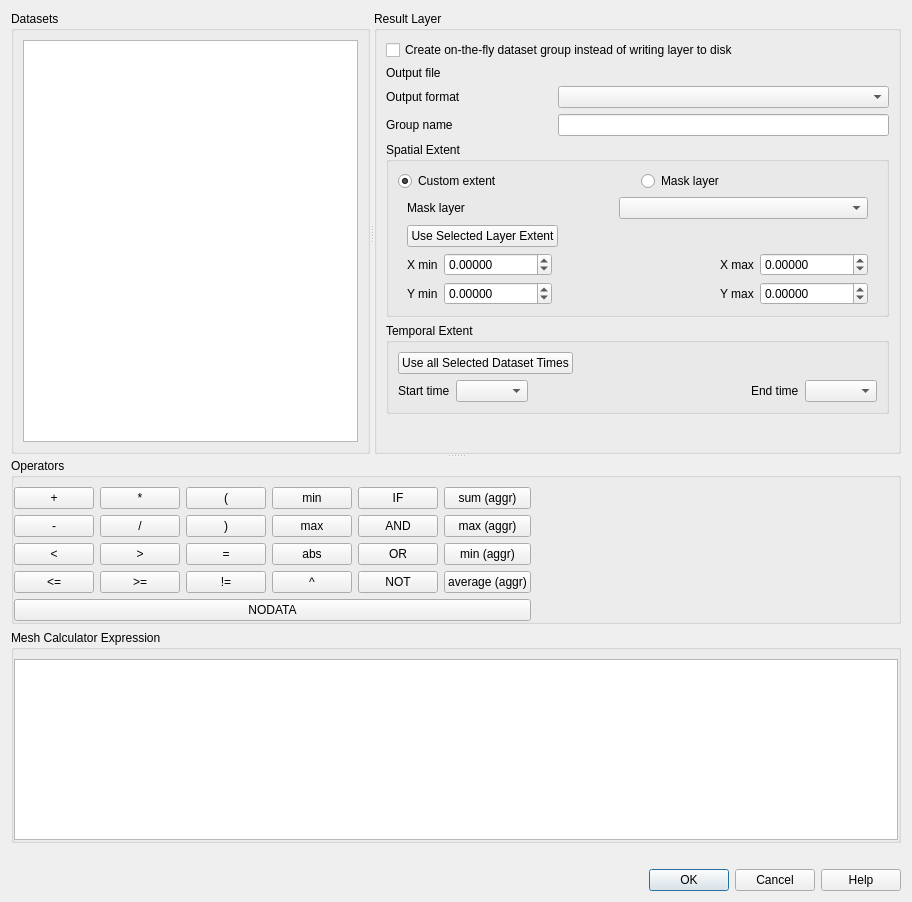
<?xml version="1.0" encoding="UTF-8"?>
<ui version="4.0">
 <class>QgsMeshCalculatorDialogBase</class>
 <widget class="QDialog" name="QgsMeshCalculatorDialogBase">
  <property name="geometry">
   <rect>
    <x>0</x>
    <y>0</y>
    <width>912</width>
    <height>902</height>
   </rect>
  </property>
  <property name="windowTitle">
   <string>Mesh Calculator</string>
  </property>
  <layout class="QVBoxLayout" name="verticalLayout_3">
   <item>
    <widget class="QSplitter" name="splitter_2">
     <property name="orientation">
      <enum>Qt::Vertical</enum>
     </property>
     <widget class="QSplitter" name="splitter">
      <property name="orientation">
       <enum>Qt::Horizontal</enum>
      </property>
      <widget class="QGroupBox" name="mRasterBandsGroupBox">
       <property name="title">
        <string>Datasets</string>
       </property>
       <layout class="QGridLayout" name="gridLayout_2">
        <item row="0" column="0">
         <widget class="QListView" name="mDatasetsListWidget"/>
        </item>
       </layout>
      </widget>
      <widget class="QGroupBox" name="mResultGroupBox">
       <property name="title">
        <string>Result Layer</string>
       </property>
       <layout class="QVBoxLayout" name="verticalLayout_4">
        <item>
         <layout class="QGridLayout" name="gridLayout_5">
          <item row="0" column="0" colspan="3">
           <widget class="QCheckBox" name="mUseVirtualProviderCheckBox">
            <property name="layoutDirection">
             <enum>Qt::LeftToRight</enum>
            </property>
            <property name="text">
             <string>Create on-the-fly dataset group instead of writing layer to disk</string>
            </property>
            <property name="tristate">
             <bool>false</bool>
            </property>
           </widget>
          </item>
          <item row="3" column="0">
           <widget class="QLabel" name="mOutputFormatLabel_2">
            <property name="text">
             <string>Group name</string>
            </property>
           </widget>
          </item>
          <item row="2" column="0">
           <widget class="QLabel" name="mOutputFormatLabel">
            <property name="text">
             <string>Output format</string>
            </property>
           </widget>
          </item>
          <item row="1" column="1" colspan="2">
           <widget class="QgsFileWidget" name="mOutputDatasetFileWidget" native="true"/>
          </item>
          <item row="2" column="1" colspan="2">
           <widget class="QComboBox" name="mOutputFormatComboBox"/>
          </item>
          <item row="3" column="1" colspan="2">
           <widget class="QLineEdit" name="mOutputGroupNameLineEdit"/>
          </item>
          <item row="1" column="0">
           <widget class="QLabel" name="mOutputDatasetFileLabel">
            <property name="text">
             <string>Output file</string>
            </property>
           </widget>
          </item>
         </layout>
        </item>
        <item>
         <widget class="QGroupBox" name="groupBox_3">
          <property name="title">
           <string>Spatial Extent</string>
          </property>
          <layout class="QVBoxLayout" name="verticalLayout_5">
           <item>
            <widget class="QWidget" name="horizontalWidget" native="true">
             <layout class="QHBoxLayout" name="horizontalLayout_5">
              <property name="leftMargin">
               <number>0</number>
              </property>
              <property name="topMargin">
               <number>0</number>
              </property>
              <property name="rightMargin">
               <number>0</number>
              </property>
              <property name="bottomMargin">
               <number>0</number>
              </property>
              <item>
               <widget class="QRadioButton" name="useExtentCb">
                <property name="text">
                 <string>Custom extent</string>
                </property>
                <property name="checked">
                 <bool>true</bool>
                </property>
                <attribute name="buttonGroup">
                 <string notr="true">buttonGroup</string>
                </attribute>
               </widget>
              </item>
              <item>
               <widget class="QRadioButton" name="useMaskCb">
                <property name="toolTip">
                 <string>Clips the datasets using features from vector polygon layer.</string>
                </property>
                <property name="text">
                 <string>Mask layer</string>
                </property>
                <attribute name="buttonGroup">
                 <string notr="true">buttonGroup</string>
                </attribute>
               </widget>
              </item>
             </layout>
            </widget>
           </item>
           <item>
            <widget class="QWidget" name="maskBox" native="true">
             <layout class="QHBoxLayout" name="maskBoxLayout" stretch="0,0">
              <property name="topMargin">
               <number>0</number>
              </property>
              <property name="bottomMargin">
               <number>0</number>
              </property>
              <item>
               <widget class="QLabel" name="label_3">
                <property name="minimumSize">
                 <size>
                  <width>206</width>
                  <height>0</height>
                 </size>
                </property>
                <property name="text">
                 <string>Mask layer</string>
                </property>
               </widget>
              </item>
              <item>
               <widget class="QgsMapLayerComboBox" name="cboLayerMask">
                <property name="sizePolicy">
                 <sizepolicy hsizetype="Expanding" vsizetype="Fixed">
                  <horstretch>0</horstretch>
                  <verstretch>0</verstretch>
                 </sizepolicy>
                </property>
                <property name="editable">
                 <bool>false</bool>
                </property>
               </widget>
              </item>
             </layout>
            </widget>
           </item>
           <item>
            <widget class="QWidget" name="extendBox" native="true">
             <property name="sizePolicy">
              <sizepolicy hsizetype="Minimum" vsizetype="Minimum">
               <horstretch>0</horstretch>
               <verstretch>0</verstretch>
              </sizepolicy>
             </property>
             <layout class="QGridLayout" name="gridLayout_3">
              <property name="topMargin">
               <number>0</number>
              </property>
              <property name="bottomMargin">
               <number>0</number>
              </property>
              <item row="2" column="4">
               <widget class="QgsDoubleSpinBox" name="mXMaxSpinBox">
                <property name="decimals">
                 <number>5</number>
                </property>
                <property name="minimum">
                 <double>-999999999.000000000000000</double>
                </property>
                <property name="maximum">
                 <double>999999999.000000000000000</double>
                </property>
               </widget>
              </item>
              <item row="3" column="0">
               <widget class="QLabel" name="mYMinLabel">
                <property name="text">
                 <string>Y min</string>
                </property>
               </widget>
              </item>
              <item row="2" column="3">
               <widget class="QLabel" name="mXMaxLabel">
                <property name="text">
                 <string>X max</string>
                </property>
               </widget>
              </item>
              <item row="3" column="1">
               <widget class="QgsDoubleSpinBox" name="mYMinSpinBox">
                <property name="decimals">
                 <number>5</number>
                </property>
                <property name="minimum">
                 <double>-999999999.000000000000000</double>
                </property>
                <property name="maximum">
                 <double>999999999.000000000000000</double>
                </property>
               </widget>
              </item>
              <item row="3" column="3">
               <widget class="QLabel" name="mYMaxLabel">
                <property name="text">
                 <string>Y max</string>
                </property>
               </widget>
              </item>
              <item row="2" column="1">
               <widget class="QgsDoubleSpinBox" name="mXMinSpinBox">
                <property name="decimals">
                 <number>5</number>
                </property>
                <property name="minimum">
                 <double>-999999999.000000000000000</double>
                </property>
                <property name="maximum">
                 <double>999999999.000000000000000</double>
                </property>
               </widget>
              </item>
              <item row="3" column="4">
               <widget class="QgsDoubleSpinBox" name="mYMaxSpinBox">
                <property name="decimals">
                 <number>5</number>
                </property>
                <property name="minimum">
                 <double>-999999999.000000000000000</double>
                </property>
                <property name="maximum">
                 <double>999999999.000000000000000</double>
                </property>
               </widget>
              </item>
              <item row="2" column="0">
               <widget class="QLabel" name="mXMinLabel">
                <property name="text">
                 <string>X min</string>
                </property>
               </widget>
              </item>
              <item row="1" column="0" colspan="5">
               <layout class="QHBoxLayout" name="horizontalLayout">
                <item>
                 <widget class="QPushButton" name="mCurrentLayerExtentButton">
                  <property name="text">
                   <string>Use Selected Layer Extent</string>
                  </property>
                 </widget>
                </item>
                <item>
                 <spacer name="horizontalSpacer_3">
                  <property name="orientation">
                   <enum>Qt::Horizontal</enum>
                  </property>
                  <property name="sizeHint" stdset="0">
                   <size>
                    <width>40</width>
                    <height>20</height>
                   </size>
                  </property>
                 </spacer>
                </item>
               </layout>
              </item>
              <item row="2" column="2">
               <spacer name="horizontalSpacer_4">
                <property name="orientation">
                 <enum>Qt::Horizontal</enum>
                </property>
                <property name="sizeHint" stdset="0">
                 <size>
                  <width>40</width>
                  <height>20</height>
                 </size>
                </property>
               </spacer>
              </item>
             </layout>
            </widget>
           </item>
          </layout>
         </widget>
        </item>
        <item>
         <widget class="QGroupBox" name="groupBox_2">
          <property name="title">
           <string>Temporal Extent</string>
          </property>
          <layout class="QGridLayout" name="gridLayout_6">
           <item row="1" column="2">
            <spacer name="horizontalSpacer">
             <property name="orientation">
              <enum>Qt::Horizontal</enum>
             </property>
             <property name="sizeHint" stdset="0">
              <size>
               <width>10</width>
               <height>20</height>
              </size>
             </property>
            </spacer>
           </item>
           <item row="1" column="3">
            <widget class="QLabel" name="label_2">
             <property name="text">
              <string>End time</string>
             </property>
            </widget>
           </item>
           <item row="1" column="0">
            <widget class="QLabel" name="label">
             <property name="text">
              <string>Start time</string>
             </property>
            </widget>
           </item>
           <item row="1" column="1">
            <widget class="QComboBox" name="mStartTimeComboBox"/>
           </item>
           <item row="1" column="4">
            <widget class="QComboBox" name="mEndTimeComboBox"/>
           </item>
           <item row="0" column="0" colspan="5">
            <layout class="QHBoxLayout" name="horizontalLayout_2">
             <item>
              <widget class="QPushButton" name="mAllTimesButton">
               <property name="text">
                <string>Use all Selected Dataset Times</string>
               </property>
              </widget>
             </item>
             <item>
              <spacer name="horizontalSpacer_2">
               <property name="orientation">
                <enum>Qt::Horizontal</enum>
               </property>
               <property name="sizeHint" stdset="0">
                <size>
                 <width>40</width>
                 <height>20</height>
                </size>
               </property>
              </spacer>
             </item>
            </layout>
           </item>
          </layout>
         </widget>
        </item>
        <item>
         <spacer name="verticalSpacer">
          <property name="orientation">
           <enum>Qt::Vertical</enum>
          </property>
          <property name="sizeHint" stdset="0">
           <size>
            <width>20</width>
            <height>40</height>
           </size>
          </property>
         </spacer>
        </item>
       </layout>
      </widget>
     </widget>
     <widget class="QWidget" name="verticalLayoutWidget">
      <layout class="QVBoxLayout" name="verticalLayout">
       <item>
        <widget class="QgsCollapsibleGroupBox" name="mOperatorsGroupBox">
         <property name="title">
          <string>Operators</string>
         </property>
         <layout class="QGridLayout" name="gridLayout">
          <property name="leftMargin">
           <number>0</number>
          </property>
          <property name="rightMargin">
           <number>0</number>
          </property>
          <property name="bottomMargin">
           <number>0</number>
          </property>
          <item row="0" column="0">
           <widget class="QPushButton" name="mPlusPushButton">
            <property name="text">
             <string>+</string>
            </property>
           </widget>
          </item>
          <item row="0" column="1">
           <widget class="QPushButton" name="mMultiplyPushButton">
            <property name="text">
             <string>*</string>
            </property>
           </widget>
          </item>
          <item row="0" column="2">
           <widget class="QPushButton" name="mOpenBracketPushButton">
            <property name="text">
             <string>(</string>
            </property>
           </widget>
          </item>
          <item row="0" column="3">
           <widget class="QPushButton" name="mMinButton">
            <property name="text">
             <string>min</string>
            </property>
           </widget>
          </item>
          <item row="0" column="4">
           <widget class="QPushButton" name="mIfButton">
            <property name="text">
             <string>IF</string>
            </property>
           </widget>
          </item>
          <item row="0" column="5">
           <widget class="QPushButton" name="mSumAggrButton">
            <property name="text">
             <string>sum (aggr)</string>
            </property>
           </widget>
          </item>
          <item row="0" column="6">
           <spacer name="horizontalSpacer_1">
            <property name="orientation">
             <enum>Qt::Horizontal</enum>
            </property>
            <property name="sizeHint" stdset="0">
             <size>
              <width>40</width>
              <height>20</height>
             </size>
            </property>
           </spacer>
          </item>
          <item row="1" column="0">
           <widget class="QPushButton" name="mMinusPushButton">
            <property name="text">
             <string>-</string>
            </property>
           </widget>
          </item>
          <item row="1" column="1">
           <widget class="QPushButton" name="mDividePushButton">
            <property name="text">
             <string>/</string>
            </property>
           </widget>
          </item>
          <item row="1" column="2">
           <widget class="QPushButton" name="mCloseBracketPushButton">
            <property name="text">
             <string>)</string>
            </property>
           </widget>
          </item>
          <item row="1" column="3">
           <widget class="QPushButton" name="mMaxButton">
            <property name="text">
             <string>max</string>
            </property>
           </widget>
          </item>
          <item row="1" column="4">
           <widget class="QPushButton" name="mAndButton">
            <property name="text">
             <string>AND</string>
            </property>
           </widget>
          </item>
          <item row="1" column="5">
           <widget class="QPushButton" name="mMaxAggrButton">
            <property name="text">
             <string>max (aggr)</string>
            </property>
           </widget>
          </item>
          <item row="2" column="0">
           <widget class="QPushButton" name="mLessButton">
            <property name="text">
             <string>&lt;</string>
            </property>
           </widget>
          </item>
          <item row="2" column="1">
           <widget class="QPushButton" name="mGreaterButton">
            <property name="text">
             <string>&gt;</string>
            </property>
           </widget>
          </item>
          <item row="2" column="2">
           <widget class="QPushButton" name="mEqualButton">
            <property name="text">
             <string>=</string>
            </property>
           </widget>
          </item>
          <item row="2" column="3">
           <widget class="QPushButton" name="mAbsButton">
            <property name="text">
             <string>abs</string>
            </property>
           </widget>
          </item>
          <item row="2" column="4">
           <widget class="QPushButton" name="mOrButton">
            <property name="text">
             <string>OR</string>
            </property>
           </widget>
          </item>
          <item row="2" column="5">
           <widget class="QPushButton" name="mMinAggrButton">
            <property name="text">
             <string>min (aggr)</string>
            </property>
           </widget>
          </item>
          <item row="3" column="0">
           <widget class="QPushButton" name="mLesserEqualButton">
            <property name="text">
             <string>&lt;=</string>
            </property>
           </widget>
          </item>
          <item row="3" column="1">
           <widget class="QPushButton" name="mGreaterEqualButton">
            <property name="text">
             <string>&gt;=</string>
            </property>
           </widget>
          </item>
          <item row="3" column="2">
           <widget class="QPushButton" name="mNotEqualButton">
            <property name="text">
             <string>!=</string>
            </property>
           </widget>
          </item>
          <item row="3" column="3">
           <widget class="QPushButton" name="mPowButton">
            <property name="text">
             <string>^</string>
            </property>
           </widget>
          </item>
          <item row="3" column="4">
           <widget class="QPushButton" name="mNotButton">
            <property name="text">
             <string>NOT</string>
            </property>
           </widget>
          </item>
          <item row="3" column="5">
           <widget class="QPushButton" name="mAverageAggrButton">
            <property name="text">
             <string>average (aggr)</string>
            </property>
           </widget>
          </item>
          <item row="4" column="0" colspan="6">
           <widget class="QPushButton" name="mNoDataButton">
            <property name="text">
             <string>NODATA</string>
            </property>
           </widget>
          </item>
         </layout>
        </widget>
       </item>
       <item>
        <widget class="QGroupBox" name="groupBox">
         <property name="title">
          <string>Mesh Calculator Expression</string>
         </property>
         <layout class="QVBoxLayout" name="verticalLayout_2">
          <property name="leftMargin">
           <number>0</number>
          </property>
          <property name="rightMargin">
           <number>0</number>
          </property>
          <property name="bottomMargin">
           <number>0</number>
          </property>
          <item>
           <widget class="QTextEdit" name="mExpressionTextEdit"/>
          </item>
         </layout>
        </widget>
       </item>
      </layout>
     </widget>
    </widget>
   </item>
   <item>
    <widget class="QLabel" name="mExpressionValidLabel">
     <property name="text">
      <string/>
     </property>
    </widget>
   </item>
   <item>
    <widget class="QDialogButtonBox" name="mButtonBox">
     <property name="orientation">
      <enum>Qt::Horizontal</enum>
     </property>
     <property name="standardButtons">
      <set>QDialogButtonBox::Cancel|QDialogButtonBox::Help|QDialogButtonBox::Ok</set>
     </property>
    </widget>
   </item>
  </layout>
  <zorder>mButtonBox</zorder>
  <zorder>mExpressionValidLabel</zorder>
  <zorder>splitter_2</zorder>
 </widget>
 <customwidgets>
  <customwidget>
   <class>QgsCollapsibleGroupBox</class>
   <extends>QGroupBox</extends>
   <header>qgis.gui</header>
   <container>1</container>
  </customwidget>
  <customwidget>
   <class>QgsFileWidget</class>
   <extends>QWidget</extends>
   <header>qgis.gui</header>
   <container>1</container>
  </customwidget>
  <customwidget>
   <class>QgsDoubleSpinBox</class>
   <extends>QDoubleSpinBox</extends>
   <header>qgis.gui</header>
  </customwidget>
  <customwidget>
   <class>QgsMapLayerComboBox</class>
   <extends>QComboBox</extends>
   <header>qgis.gui</header>
  </customwidget>
 </customwidgets>
 <tabstops>
  <tabstop>mDatasetsListWidget</tabstop>
  <tabstop>mUseVirtualProviderCheckBox</tabstop>
  <tabstop>mOutputFormatComboBox</tabstop>
  <tabstop>mOutputGroupNameLineEdit</tabstop>
  <tabstop>useExtentCb</tabstop>
  <tabstop>useMaskCb</tabstop>
  <tabstop>cboLayerMask</tabstop>
  <tabstop>mCurrentLayerExtentButton</tabstop>
  <tabstop>mXMinSpinBox</tabstop>
  <tabstop>mXMaxSpinBox</tabstop>
  <tabstop>mYMinSpinBox</tabstop>
  <tabstop>mYMaxSpinBox</tabstop>
  <tabstop>mAllTimesButton</tabstop>
  <tabstop>mStartTimeComboBox</tabstop>
  <tabstop>mEndTimeComboBox</tabstop>
  <tabstop>mPlusPushButton</tabstop>
  <tabstop>mMultiplyPushButton</tabstop>
  <tabstop>mOpenBracketPushButton</tabstop>
  <tabstop>mMinButton</tabstop>
  <tabstop>mIfButton</tabstop>
  <tabstop>mSumAggrButton</tabstop>
  <tabstop>mMinusPushButton</tabstop>
  <tabstop>mDividePushButton</tabstop>
  <tabstop>mCloseBracketPushButton</tabstop>
  <tabstop>mMaxButton</tabstop>
  <tabstop>mAndButton</tabstop>
  <tabstop>mMaxAggrButton</tabstop>
  <tabstop>mLessButton</tabstop>
  <tabstop>mGreaterButton</tabstop>
  <tabstop>mEqualButton</tabstop>
  <tabstop>mAbsButton</tabstop>
  <tabstop>mOrButton</tabstop>
  <tabstop>mMinAggrButton</tabstop>
  <tabstop>mLesserEqualButton</tabstop>
  <tabstop>mGreaterEqualButton</tabstop>
  <tabstop>mNotEqualButton</tabstop>
  <tabstop>mPowButton</tabstop>
  <tabstop>mNotButton</tabstop>
  <tabstop>mAverageAggrButton</tabstop>
  <tabstop>mNoDataButton</tabstop>
  <tabstop>mExpressionTextEdit</tabstop>
  <tabstop>mButtonBox</tabstop>
 </tabstops>
 <resources/>
 <connections>
  <connection>
   <sender>mButtonBox</sender>
   <signal>accepted()</signal>
   <receiver>QgsMeshCalculatorDialogBase</receiver>
   <slot>accept()</slot>
   <hints>
    <hint type="sourcelabel">
     <x>248</x>
     <y>254</y>
    </hint>
    <hint type="destinationlabel">
     <x>157</x>
     <y>274</y>
    </hint>
   </hints>
  </connection>
  <connection>
   <sender>mButtonBox</sender>
   <signal>rejected()</signal>
   <receiver>QgsMeshCalculatorDialogBase</receiver>
   <slot>reject()</slot>
   <hints>
    <hint type="sourcelabel">
     <x>316</x>
     <y>260</y>
    </hint>
    <hint type="destinationlabel">
     <x>286</x>
     <y>274</y>
    </hint>
   </hints>
  </connection>
 </connections>
 <buttongroups>
  <buttongroup name="buttonGroup"/>
 </buttongroups>
</ui>
